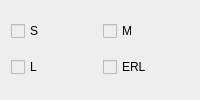
                      <widget class="QWidget" name="kalip_genisligi_check_boxes" native="true">
                       <property name="minimumSize">
                        <size>
                         <width>0</width>
                         <height>60</height>
                        </size>
                       </property>
                       <property name="styleSheet">
                        <string notr="true">background-color: #EEEEEE;</string>
                       </property>
                       <layout class="QGridLayout" name="gridLayout_3">
                        <item row="0" column="0">
                         <widget class="QCheckBox" name="kalip_genisligi_checkBox_S">
                          <property name="text">
                           <string>S</string>
                          </property>
                         </widget>
                        </item>
                        <item row="0" column="1">
                         <widget class="QCheckBox" name="kalip_genisligi_checkBox_M">
                          <property name="text">
                           <string>M</string>
                          </property>
                         </widget>
                        </item>
                        <item row="1" column="0">
                         <widget class="QCheckBox" name="kalip_genisligi_checkBox_L">
                          <property name="text">
                           <string>L</string>
                          </property>
                         </widget>
                        </item>
                        <item row="1" column="1">
                         <widget class="QCheckBox" name="kalip_genisligi_checkBox_ERL">
                          <property name="text">
                           <string>ERL</string>
                          </property>
                         </widget>
                        </item>
                       </layout>
                      </widget>
